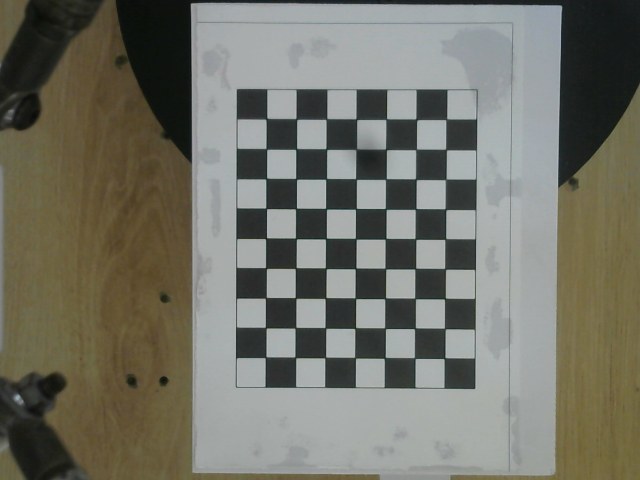
#> input picture Code/PICK_CIRCLE/Calibrarion_XY/images/calib_000.png, 640 x 480 px; its folder holds 4 pictures in this run
$ python calibrate_camera.py
#> lines starting #> are read from the running program, lines starting #| are printed output that depends on the picture
import argparse
import glob
import os
import sys
import cv2
import numpy as np
def find_corners_auto(gray, board_w, board_h):
    """Thu ca (board_w, board_h) va (board_w-1, board_h-1) de tu do phat hien
    dung so goc trong, phong truong hop nguoi dung nhap so o vuong thay vi
    so goc trong."""
    flags = (
        cv2.CALIB_CB_ADAPTIVE_THRESH
        + cv2.CALIB_CB_NORMALIZE_IMAGE
    )
    candidates = [(board_w, board_h), (board_w - 1, board_h - 1)]
    for size in candidates:
        if size[0] < 2 or size[1] < 2:
            continue
        ok, corners = cv2.findChessboardCorners(gray, size, flags)
        if ok:
            return ok, corners, size
    return False, None, None


def main():
    parser = argparse.ArgumentParser(description="Calib camera bang ban co")
    parser.add_argument("--images_dir", type=str, default="images", help="Thu muc chua anh ban co (mac dinh: 'images')")
    parser.add_argument("--board_w", type=int, default=9, help="So goc trong / o vuong chieu ngang (mac dinh 9)")
    parser.add_argument("--board_h", type=int, default=7, help="So goc trong / o vuong chieu doc (mac dinh 7)")
    parser.add_argument("--square_size", type=float, default=9.96, help="Kich thuoc 1 o vuong tinh bang mm (mac dinh 10mm)")
    parser.add_argument("--output", type=str, default="calibration_result", help="Ten file output (khong can duoi)")
    parser.add_argument("--show", action="store_true", help="Hien thi anh phat hien goc de kiem tra truc quan")
    args = parser.parse_args()

    print(f"Dang tim anh trong thu muc: {os.path.abspath(args.images_dir)}")
    if not os.path.isdir(args.images_dir):
        print(f"LOI: Thu muc '{args.images_dir}' khong ton tai.")
        print("Hay chup anh truoc bang capture_images.py, hoac truyen dung duong dan bang --images_dir <duong_dan>")
        sys.exit(1)

    exts = ("*.jpg", "*.jpeg", "*.png", "*.bmp")
    image_paths = []
    for ext in exts:
        image_paths.extend(glob.glob(os.path.join(args.images_dir, ext)))
#> pass 2 of the loop in main, `for ext in exts:`:
#> pass 3 of the loop in main, `for ext in exts:`:
#> the loop made 4 passes; the first 3 are shown
    image_paths = sorted(image_paths)

    if len(image_paths) < 5:
        print(f"Canh bao: chi tim thay {len(image_paths)} anh trong '{args.images_dir}'.")
        print("Nen co it nhat 10-20 anh o cac goc do/khoang cach khac nhau de calib chinh xac.")
        if len(image_paths) == 0:
            sys.exit(1)

    # Dem so lan phat hien theo tung kich thuoc de tu chon size pho bien nhat
    size_votes = {}
    detections = []  # list of (path, gray_shape, corners, size)

    for path in image_paths:
        img = cv2.imread(path)
#> img is the input picture: shape (480, 640, 3); mean B, G, R 103.9, 114.9, 115.1
        if img is None:
            print(f"Bo qua (khong doc duoc): {path}")
            continue
        gray = cv2.cvtColor(img, cv2.COLOR_BGR2GRAY)
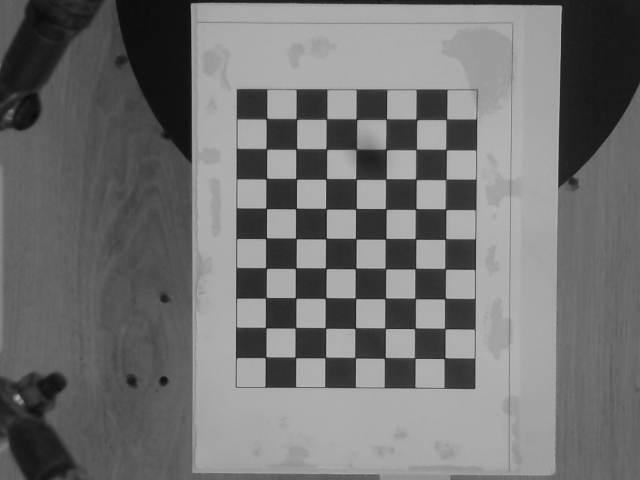
#> gray: shape (480, 640); min 10, max 188, mean 113.7
        ok, corners, size = find_corners_auto(gray, args.board_w, args.board_h)
#> the loop in find_corners_auto, `for size in candidates:` made 1 pass
#> ok on pass 1: True
#> ok = True; corners = 63 rows, first 8: [446.2, 119.3], [446, 149.5], [445.7, 179.5], [445.5, 209.1], [445.3, 239.1], [445.1, 268.8], [444.9, 298.6], [444.9, 328.6]; size = (9, 7)
        if ok:
            size_votes[size] = size_votes.get(size, 0) + 1
            detections.append((path, gray.shape[::-1], corners, size, img))
        else:
            print(f"Khong phat hien duoc ban co trong: {path}")
#> pass 2 of the loop in main, `for path in image_paths:`:
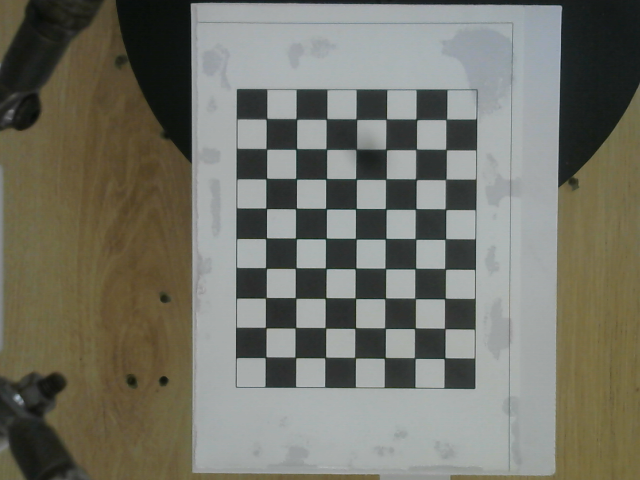
#> input picture Code/PICK_CIRCLE/Calibrarion_XY/images/calib_001.png, 640 x 480 px
#> in main, img is the input picture: shape (480, 640, 3); mean B, G, R 104.4, 115.2, 115.5
#> in main, `gray = cv2.cvtColor(img, cv2.COLOR_BGR2GRAY)`:
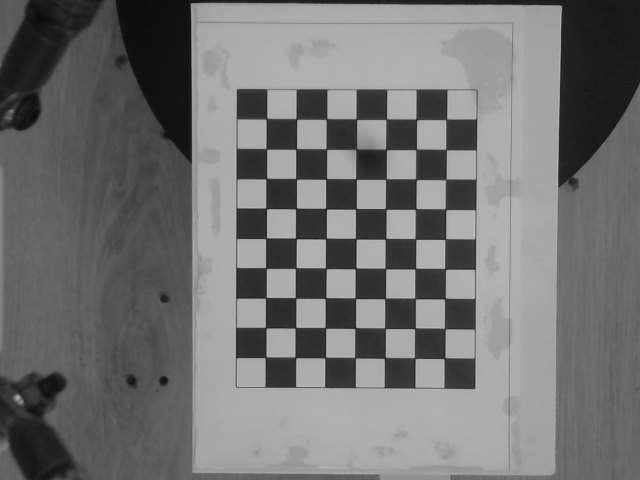
#> gray: shape (480, 640); min 9, max 189, mean 114
#> corners = 63 rows, first 8: [445.8, 119.6], [445.9, 149.5], [445.7, 179.4], [445.5, 209.2], [445.3, 239.2], [445.1, 268.9], [445, 298.5], [444.8, 328.5]
#> pass 3 of the loop in main, `for path in image_paths:`:
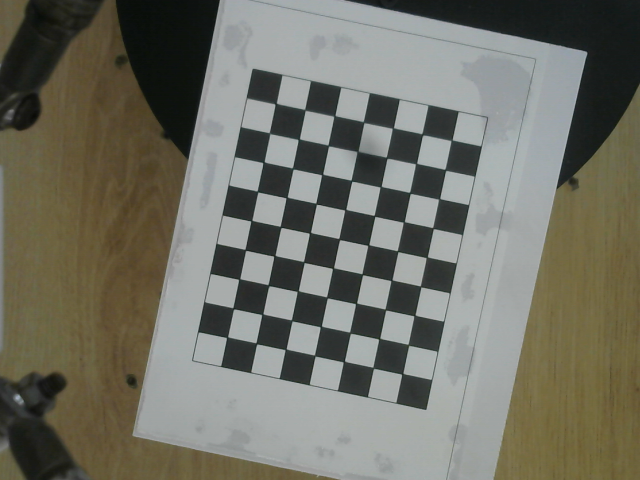
#> input picture Code/PICK_CIRCLE/Calibrarion_XY/images/calib_002.png, 640 x 480 px
#> in main, img is the input picture: shape (480, 640, 3); mean B, G, R 101.4, 112.5, 112.9
#> in main, `gray = cv2.cvtColor(img, cv2.COLOR_BGR2GRAY)`:
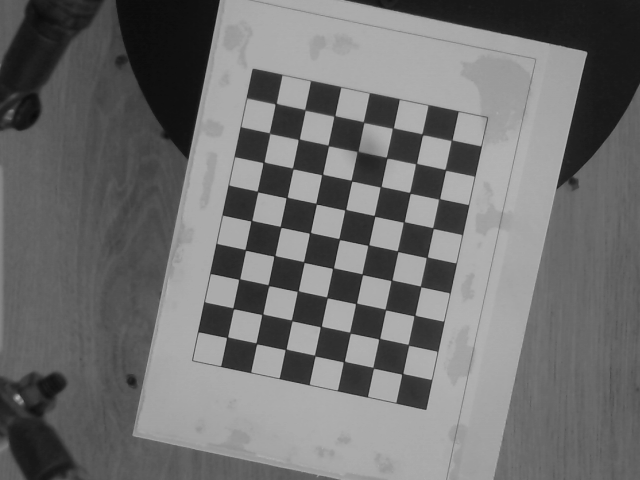
#> gray: shape (480, 640); min 9, max 191, mean 111.4
#> corners = 63 rows, first 8: [451.5, 140.3], [445.4, 169.7], [439.3, 198.8], [433, 228.1], [426.8, 257.3], [420.6, 286.4], [414.5, 315.5], [408.4, 344.8]
#> the loop made 4 passes; the first 3 are shown

    if not detections:
        print("Khong phat hien duoc ban co trong bat ky anh nao. Kiem tra lai:")
        print(" - Kich thuoc board_w/board_h co dung khong")
        print(" - Anh co ro net, du sang, thay day du bang co khong")
        sys.exit(1)

    # Chon kich thuoc pho bien nhat
    best_size = max(size_votes, key=size_votes.get)
#> best_size = (9, 7)
    print(f"\nKich thuoc goc trong duoc su dung: {best_size[0]} x {best_size[1]}")
#| Kich thuoc goc trong duoc su dung: 9 x 7
    print(f"(Phat hien thanh cong {size_votes[best_size]}/{len(image_paths)} anh voi kich thuoc nay)\n")
#| (Phat hien thanh cong 4/4 anh voi kich thuoc nay)

    board_w, board_h = best_size
#> board_w = 9; board_h = 7

    # Chuan bi object points (toa do 3D thuc te, Z=0) cho 1 goc nhin
    objp = np.zeros((board_h * board_w, 3), np.float32)
    objp[:, :2] = np.mgrid[0:board_w, 0:board_h].T.reshape(-1, 2)
    objp *= args.square_size

    objpoints = []  # diem 3D trong khong gian thuc
    imgpoints = []  # diem 2D tuong ung tren anh
    image_size = None

    criteria = (cv2.TERM_CRITERIA_EPS + cv2.TERM_CRITERIA_MAX_ITER, 30, 0.001)

    used_count = 0
    for path, shape, corners, size, img in detections:
        if size != best_size:
            continue  # bo qua anh phat hien sai kich thuoc de dam bao dong nhat
        image_size = shape
        gray = cv2.cvtColor(img, cv2.COLOR_BGR2GRAY)
        corners_refined = cv2.cornerSubPix(
            gray, corners, (11, 11), (-1, -1), criteria
        )
        objpoints.append(objp)
        imgpoints.append(corners_refined)
        used_count += 1

        if args.show:
            vis = img.copy()
            cv2.drawChessboardCorners(vis, size, corners_refined, True)
            cv2.imshow("corners", vis)
            cv2.waitKey(200)
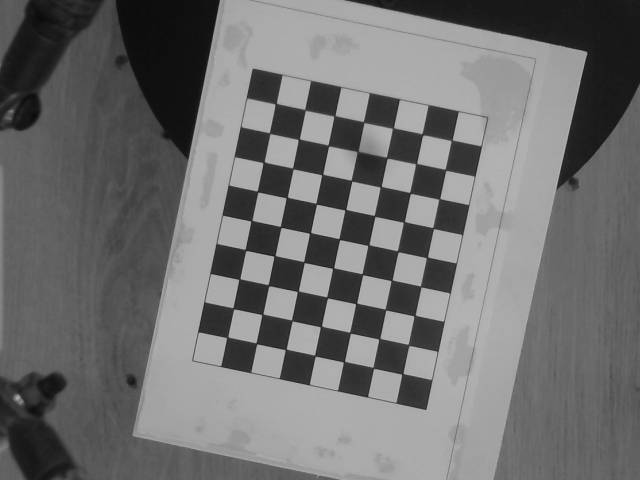
#> gray: shape (480, 640); min 9, max 187, mean 111.4

    if args.show:
        cv2.destroyAllWindows()

    print(f"Su dung {used_count} anh de calib.\n")

    if used_count < 5:
        print("Canh bao: so anh hop le qua it (<5), ket qua calib co the khong chinh xac.")

    # ---- Calib camera ----
    ret, camera_matrix, dist_coeffs, rvecs, tvecs = cv2.calibrateCamera(
        objpoints, imgpoints, image_size, None, None
    )

    # ---- Tinh reprojection error ----
    total_error = 0
    for i in range(len(objpoints)):
        imgpoints2, _ = cv2.projectPoints(
            objpoints[i], rvecs[i], tvecs[i], camera_matrix, dist_coeffs
        )
        error = cv2.norm(imgpoints[i], imgpoints2, cv2.NORM_L2) / len(imgpoints2)
        total_error += error
    mean_error = total_error / len(objpoints)

    print("===== KET QUA CALIB =====")
    print(f"RMS reprojection error (OpenCV): {ret:.4f}")
    print(f"Mean reprojection error (tinh tay): {mean_error:.4f} pixel")
    print("\nCamera matrix (ma tran noi tai):")
    print(camera_matrix)
    print("\nDistortion coefficients [k1, k2, p1, p2, k3]:")
    print(dist_coeffs.ravel())

    fx, fy = camera_matrix[0, 0], camera_matrix[1, 1]
    cx, cy = camera_matrix[0, 2], camera_matrix[1, 2]
    print(f"\nfx={fx:.2f}  fy={fy:.2f}  cx={cx:.2f}  cy={cy:.2f}")

    if mean_error < 0.5:
        print("\nDanh gia: Calib TOT (sai so < 0.5 pixel)")
    elif mean_error < 1.0:
        print("\nDanh gia: Calib CHAP NHAN DUOC (sai so < 1.0 pixel)")
    else:
        print("\nDanh gia: Sai so cao (>1.0 pixel), nen chup them anh o nhieu goc do/khoang cach hon.")

    # ---- Luu ket qua ----
    npz_path = f"{args.output}.npz"
    np.savez(
        npz_path,
        camera_matrix=camera_matrix,
        dist_coeffs=dist_coeffs,
        image_size=image_size,
        mean_error=mean_error,
        board_w=board_w,
        board_h=board_h,
        square_size=args.square_size,
    )
    print(f"\nDa luu ket qua (numpy) vao: {npz_path}")

    yaml_path = f"{args.output}.yaml"
    fs = cv2.FileStorage(yaml_path, cv2.FILE_STORAGE_WRITE)
    fs.write("camera_matrix", camera_matrix)
    fs.write("dist_coeffs", dist_coeffs)
    fs.write("image_width", image_size[0])
    fs.write("image_height", image_size[1])
    fs.write("mean_reprojection_error", mean_error)
    fs.release()
    print(f"Da luu ket qua (OpenCV YAML) vao: {yaml_path}")

    print("\nDe dung ket qua nay undistort anh/video sau nay, tham khao file undistort_demo.py")


if __name__ == "__main__":
    main()
